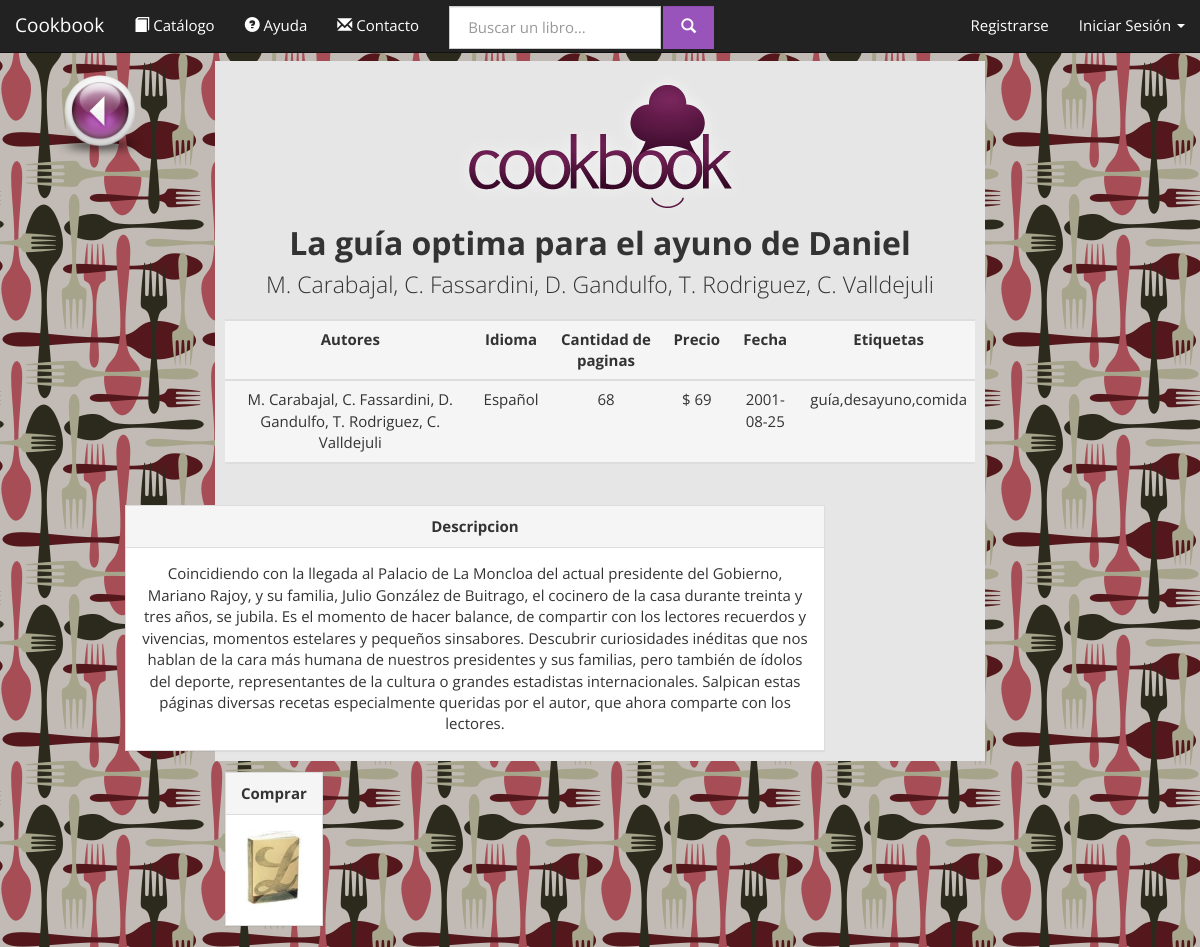
The app's page /cookbooks.com.ar/product.old.php?id=123456789 with its own data.
### tables this page shows
CREATE TABLE IF NOT EXISTS `libros` (
  `ISBN` varchar(10) NOT NULL DEFAULT '',
  `titulo` varchar(50) NOT NULL DEFAULT '',
  `IDIOMA` varchar(40) NOT NULL DEFAULT '',
  `paginas` int(11) NOT NULL DEFAULT '0',
  `precio` float NOT NULL DEFAULT '0',
  `fecha` date NOT NULL DEFAULT '0000-00-00',
  `etiquetas` varchar(100) NOT NULL DEFAULT '',
  `texto` text,
  `tapa` text,
  `eliminado` tinyint(1) NOT NULL DEFAULT '0',
  `hidden` tinyint(1) NOT NULL,
  PRIMARY KEY (`ISBN`)
);

### cookbooks.com.ar/database.php (called while the page is built, shortened)
<?php
class Conexion {
	private $hostname = 'localhost';
	private $port = '3306';
	private $username = 'root';
	private $password = 'F3Dericcio';
	private $dbname = 'cookbookg32';
	private static $dbh = NULL;
	function conectar(){
		try {
			if (!self::$dbh)
			self::$dbh = new PDO("mysql:host=$this->hostname;dbname=$this->dbname;port=$this->port", $this->username, $this->password, array(PDO::MYSQL_ATTR_INIT_COMMAND => "SET NAMES utf8"));
			return true;
		} catch(PDOException $e) {
			echo $e -> getMessage();
			return false;
		}
	}
	function query($statement){
		return self::$dbh->query($statement);
	}
}
class Books{
	static private $conexion;
	static function initialize(){
		self::$conexion = new Conexion;
	}
	static function getBook($bookISBN){
		$result = self::$conexion->query("
			SELECT L.ISBN, L.titulo, GROUP_CONCAT(E.id_autor) as autores, L.paginas, L.precio, L.IDIOMA, L.fecha, L.etiquetas, L.texto, L.tapa, L.eliminado, L.hidden
			FROM libros L
			LEFT JOIN escribe E ON (L.ISBN=E.isbn)
			GROUP BY L.ISBN
			HAVING (L.ISBN=$bookISBN)
		");
		if ($result && $result->rowCount()>0){
			$bookInfo = $result->fetchAll(PDO::FETCH_ASSOC);
			return new Book($bookInfo[0]);
		}
		return NULL;
	}
}
class Book{
	private	$ISBN, $OLD_ISBN,
			$titulo,
			$paginas,
			$precio,
			$idioma,
			$fecha,
			$etiquetas,
			$texto,
			$tapa,
			$eliminado,
			$oculto,
			$autores;
	function __construct($param){
		$this->titulo = $param['titulo']? $param['titulo']:'';
		$this->paginas = $param['paginas']? $param['paginas']:'0';
		$this->precio = $param['precio']? $param['precio']:'0';
		$this->idioma= $param['IDIOMA']? $param['IDIOMA']:'';
		$this->fecha = $param['fecha']? $param['fecha']:'0000-00-00';
		$this->etiquetas = $param['etiquetas']? $param['etiquetas']:'';
		$this->texto = $param['texto']? $param['texto']:'';
		$this->tapa = $param['tapa']? $param['tapa']:'';
		$this->autores = $param['autores']? $param['autores']:'';
	}
	function getTitulo(){
		return $this->titulo;
	}
	function getAutoresString(){
		$arreglo= $this->getAutores();
		$string ="";
		foreach ($arreglo as $key => $value) {
			$inicial=$value->getNombre();
			$inicial= $inicial[0];
			$string.=$inicial.'. '.$value->getApellido().", ";
		}
		$string= substr ($string, 0, -2);
		return $string;
	}
	function getAutores(){
		$autores_ids = explode(",", $this->autores);
		$result= Array();
		foreach ($autores_ids as $key => $value) {
			$autor = Authors::getAuthor($value);
			if ($autor)	array_push($result, $autor);
		}
		return $result;
	}
	function getPaginas(){
		return $this->paginas;
	}
	function getPrecio(){
		return $this->precio;
	}
	function getIdioma(){
		return $this->idioma;
	}
	function getFecha(){
		return $this->fecha;
	}
	function getEtiquetas(){
		return $this->etiquetas;
	}
	function getTexto(){
		return $this->texto;
	}
	function getTapa($crudo = false){
		if ($crudo){
			return $this->tapa;
		}else{
			if(is_file("books/img/tapas/".$this->tapa)){
				return $this->tapa;
			}else{
				return "_DEFAULT_.jpg";
			}
		}
	}
}
class Authors{
	static private $initialized = FALSE;
	static private $conexion;
	private static function initialize(){
		if (self::$initialized) return;
		self::$conexion = new Conexion;
		self::$initialized = TRUE;
	}
	public static function getAuthor($ID){
		$result = self::$conexion->query("
			SELECT *
			FROM autor
			WHERE (ID=$ID)AND(eliminado=0)
			LIMIT 1
		");
		if ($result && $result->rowCount()>0) return new Author($result->fetch(PDO::FETCH_ASSOC));
		else return NULL;
	}
}
class Author{
	private	$ID,
			$nombre,
			$apellido,
			$fecha_nacimiento,
			$lugar_nacimiento,
			$eliminado;
	function __construct($params){
		$this->nombre = $params['nombre']? $params['nombre']: "";
		$this->apellido = $params['apellido']? $params['apellido']:"";
	}
	function getNombre(){
		return $this->nombre;
	}
	function getApellido(){
		return $this->apellido;
	}
}
		?>

### cookbooks.com.ar/product.old.php (the view, shortened to what this page needs)
<?php include_once('database.php'); ?>
<!DOCTYPE html>
<html lang="es">
    <head>
        <link href="bootstrap-3.1.1-dist/css/bootstrap_Cosmo.css" rel="stylesheet" media="screen">
    </head>
    <body>
        <?php include_once('navigation.php'); ?>
        <div class="container-fluid text-center">
            <div class="row">
                <div class="col-md-2">
                		<a href="index.php" > <img src="website/img/back1.png" width="100px" height="100px alt="volver" title="volver" "  > </a>
                </div>
                <div class="col-md-8">
                		<?php
                		if (isset($_REQUEST['id'])){
	                        $book = Books::getBook($_REQUEST['id']);
						?>
                	<div class="jumbotron" style="padding: 10px;min-height: 700px">
                        <img src="website/img/logo.png" class="center-block img-responsive" />
                        <h2 style="margin: 0; padding: 4px"><strong><?php echo $book->getTitulo(); ?></strong></h2>
                        <p style="padding: 4px">
                            <?php echo $book->getAutoresString();?><br />
                        </p>
						<table class="table table-hover table-hover ">
							 <tbody>
							<tr class="active">
								<td><strong>Autores</strong></td>
								<td><strong>Idioma</strong></td>
								<td><strong>Cantidad de paginas</strong></td>
								<td><strong>Precio</strong>		</td>
								<td><strong>Fecha</strong></td>
								<td><strong>Etiquetas</strong></td>
							</tr>
							 </tbody>
							  <tbody>
						 	<tr  class="active">
								<td><?php echo $book->getAutoresString();?></br></td>
								<td><?php echo $book->getIdioma(); ?></br></td>
								<td><?php echo $book->getPaginas(); ?></br></td>
								<td>$ <?php echo $book->getPrecio() ?></br></td>
								<td><?php echo $book->getFecha() ?></br></td>
								<td><?php echo $book->getEtiquetas() ?></br></td>
							</tr>
							 </tbody>
						</table>
						<div class="panel panel-default" style="width: 700px; float: right; margin-right: 150px">
						  <div class="panel-heading"><strong>Descripcion</strong></div>
						  <div class="panel-body">
						    <?php echo $book->getTexto() ?>
						  </div>
						</div>
						<div class="panel panel-default" style="float: left">
						  <div class="panel-heading"><strong>Comprar</strong></div>
						  <div class="panel-body" align="center">
						    <img src="books/img/tapas/<?php echo $book->getTapa() ?>" class="img-rounded img-responsive" style=" height: 80px;">
                		</div>
              			<?php } ?>
						  </div>
						</div>
           	</div>
           <div class="col-md-2">
           	</div>
       </div>
       </div>
    </body>
</html>

### cookbooks.com.ar/product.old.php (style rules this page uses)
body { background-image: url('website/img/1167024.png'); }

### records on screen
libros: titulo "La guía optima para el ayuno de Daniel", IDIOMA "Español", paginas "68", precio "69", fecha "2001-08-25", etiquetas "guía,desayuno,comida", texto "Coincidiendo con la llegada al Palacio de La Moncloa del actual presidente del Gobierno, Mariano Rajoy, y su familia, Julio González de Buitrago, el cocinero de la casa durante treinta y tres años, se jubila. Es el momento de hacer balance, de compartir con los lectores recuerdos y vivencias, momentos estelares y pequeños sinsabores. Descubrir curiosidades inéditas que nos hablan de la cara más humana de nuestros presidentes y sus familias, pero también de ídolos del deporte, representantes de la cultura o grandes estadistas internacionales. Salpican estas páginas diversas recetas especialmente queridas por el autor, que ahora comparte con los lectores.", tapa (picture)

### other values on screen
$book->getAutoresString() "M. Carabajal, C. Fassardini, D. Gandulfo, T. Rodriguez, C. Valldejuli"
